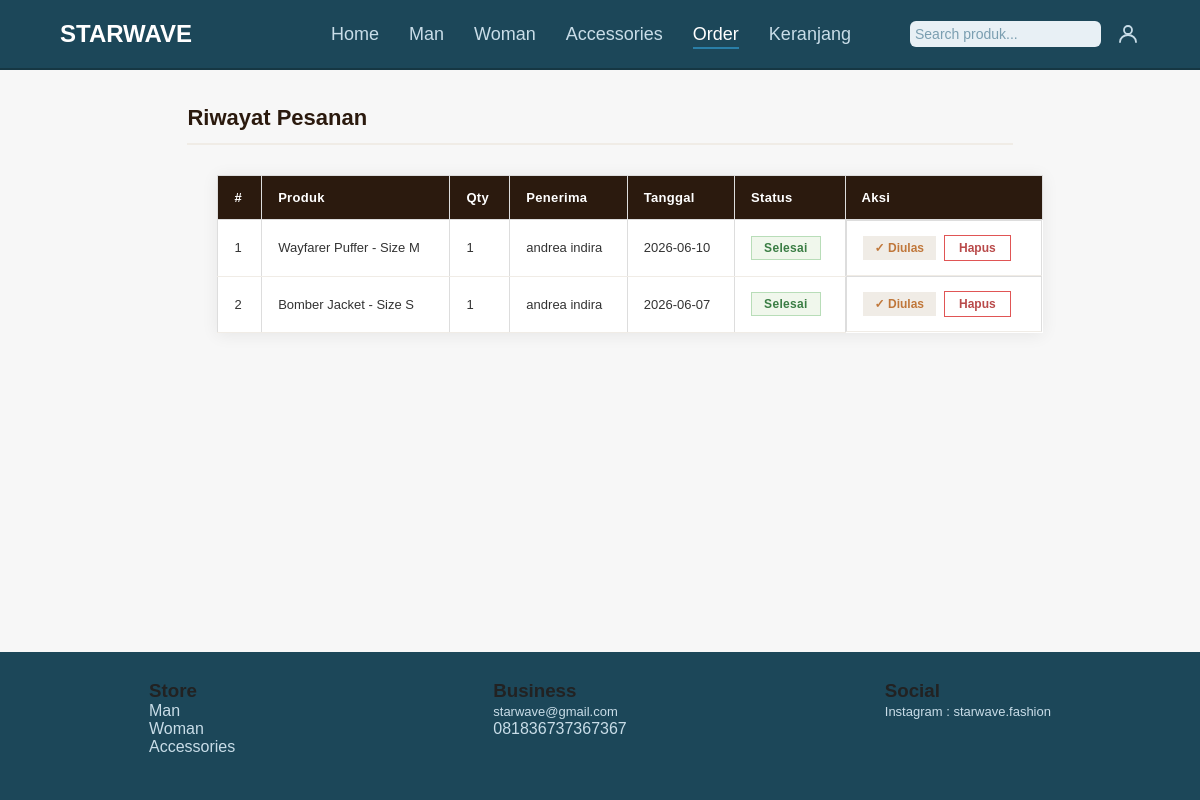
The page /order.php (signed in) on the database as committed earlier.
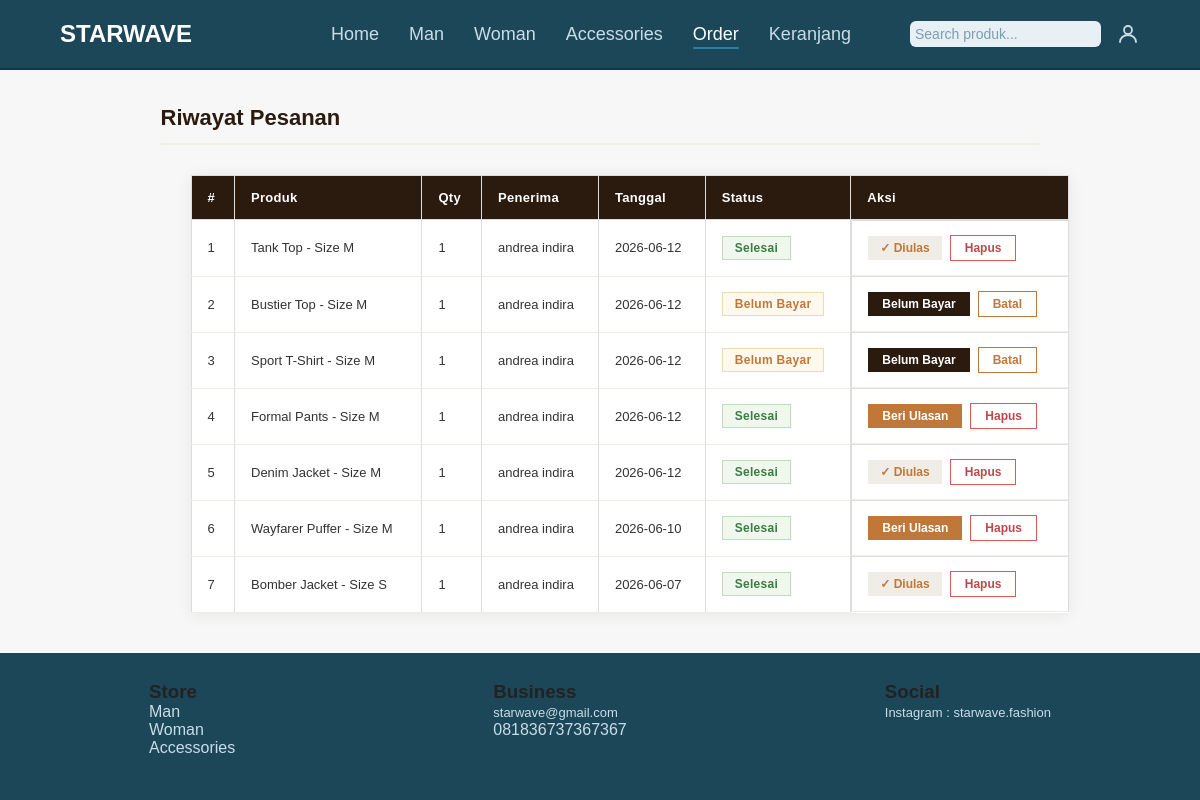
The same page on the database as committed later.
### tables this page shows
CREATE TABLE `orders` (
  `id` int(11) NOT NULL,
  `id_user` int(11) NOT NULL,
  `nama_produk` varchar(150) NOT NULL,
  `qty` int(11) NOT NULL DEFAULT 1,
  `nama_penerima` varchar(100) NOT NULL,
  `email` varchar(100) NOT NULL,
  `tanggal_order` date NOT NULL,
  `status` varchar(50) DEFAULT NULL,
  `created_at` timestamp NOT NULL DEFAULT current_timestamp(),
  `harga` int(11) NOT NULL,
  `total_harga` int(11) NOT NULL,
  `status_bayar` varchar(20) DEFAULT 'unpaid'
);

### order.php (the view, shortened to what this page needs)
<?php
include('config/koneksi.php');
$user_email = $_SESSION['user'];
$user = mysqli_fetch_assoc(mysqli_query($conn,
    "SELECT * FROM users WHERE email='$user_email'"
));
$user_id = $user['id_user'];
$riwayat = mysqli_query($conn,
    "SELECT o.*,
            (SELECT id FROM ulasan WHERE id_order = o.id LIMIT 1) AS sudah_ulasan
     FROM orders o
     WHERE o.id_user='$user_id'
     ORDER BY o.created_at DESC"
);
?>
<!DOCTYPE html>
<html lang="id">
<head>
    <link rel="stylesheet" href="style.css">
    <link rel="stylesheet" href="order.css">
</head>
<body>
<header>
    <nav>
        <h1>STARWAVE</h1>
        <ul>
            <li><a href="index.php">Home</a></li>
            <li><a href="man.php">Man</a></li>
            <li><a href="woman.php">Woman</a></li>
            <li><a href="accessories.php">Accessories</a></li>
            <li><a href="order.php" class="active">Order</a></li>
            <li><a href="keranjang.php">Keranjang</a></li>
        </ul>
        <form action="search.php" method="GET" style="display:inline;">
            <input type="text" name="q" placeholder="Search produk..." style="padding:5px;">
        </form>
        <?php if (isset($_SESSION['user'])): ?>
    <a href="profile.php" style="margin-left:15px; text-decoration:none; color:#333; display:flex; align-items:center;" title="Profile">
        <svg xmlns="http://www.w3.org/2000/svg" width="24" height="24" viewBox="0 0 24 24" fill="none" stroke="currentColor" stroke-width="1.8" stroke-linecap="round" stroke-linejoin="round">
            <circle cx="12" cy="8" r="4"/>
            <path d="M4 20c0-4 3.6-7 8-7s8 3 8 7"/>
        </svg>
    </a>
<?php else: ?>
    <a href="masuk/login.php" style="margin-left:15px; text-decoration:none; color:#333;">Login</a>
<?php endif; ?>
    </nav>
</header>
<main class="ord-container">
    <h2 class="ord-section-title">Riwayat Pesanan</h2>
    <?php if (mysqli_num_rows($riwayat) == 0): ?>
        <p class="ord-no-order">Belum ada pesanan.</p>
    <?php else: ?>
        <table class = "ord-table">
            <tr>
                <th>#</th>
                <th>Produk</th>
                <th>Qty</th>
                <th>Penerima</th>
                <th>Tanggal</th>
                <th>Status</th>
                <th>Aksi</th>
            </tr>
            <?php $no = 1; while ($row = mysqli_fetch_assoc($riwayat)): ?>
                <tr>
                    <td><?= $no++ ?></td>
                    <td><?= htmlspecialchars($row['nama_produk']) ?></td>
                    <td><?= $row['qty'] ?></td>
                    <td><?= htmlspecialchars($row['nama_penerima']) ?></td>
                    <td><?= $row['tanggal_order'] ?></td>
                    <td>
                        <?php if ($row['status'] == 'pending_payment'): ?>
                            <span class="status-badge status-pending">Belum Bayar</span>
                        <?php else: ?>
                            <span class="status-badge status-<?= $row['status'] ?>"><?= ucfirst($row['status']) ?></span>
                        <?php endif; ?>
                    </td>
                    <td class="ord-td-aksi">
                        <?php if ($row['status'] == 'pending_payment'): ?>
                            <a href="payment.php?id=<?= $row['id'] ?>" class="ord-btn-edit">Belum Bayar</a>
                            <a href="#" class="ord-btn-batal" onclick="showModal('Yakin batalkan pesanan ini?', 'order.php?batal=<?= $row['id'] ?>'); return false;">Batal</a>
                        <?php elseif ($row['status'] == 'selesai'): ?>
                            <?php if ($row['sudah_ulasan']): ?>
                                <span class="ord-btn-ulasan-done">✓ Diulas</span>
                            <?php else: ?>
                                <a href="buat_ulasan.php?id=<?= $row['id'] ?>" class="ord-btn-ulasan">Beri Ulasan</a>
                            <?php endif; ?>
                            <a href="#" class="ord-btn-hapus" onclick="showModal('Hapus riwayat ini? Tidak bisa dikembalikan!', 'order.php?hapus=<?= $row['id'] ?>'); return false;">Hapus</a>
                        <?php elseif ($row['status'] == 'batal'): ?>
                            <a href="#" class="btn-hapus" onclick="showModal('Hapus riwayat ini? Tidak bisa dikembalikan!', 'order.php?hapus=<?= $row['id'] ?>'); return false;">Hapus</a>
                        <?php else: ?>
                            <span class="ord-no-aksi">—</span>
                        <?php endif; ?>
                    </td>
                </tr>
            <?php endwhile; ?>
        </table>
    <?php endif; ?>
</main>
<footer>
    <div class="footer-box">
        <div>
            <h3>Store</h3>
            <p>Man</p>
            <p>Woman</p>
            <p>Accessories</p>
        </div>
        <div>
            <h3>Business</h3>
            <p><a href="mailto:starwave@gmail.com">starwave@gmail.com</a></p>
            <p>081836737367367</p>
        </div>
        <div>
            <h3>Social</h3>
            <p><a href="https://instagram.com/starwave" target="_blank">Instagram : starwave.fashion</a></p>
        </div>
    </div>
</footer>
</body>
</html>

Rows that differ between the two databases and show on the page:
added orders: nama_produk "Tank Top - Size M", qty "1", nama_penerima "andrea indira", tanggal_order "2026-06-12", status "Selesai", shows "✓ Diulas"
added orders: nama_produk "Bustier Top - Size M", qty "1", nama_penerima "andrea indira", tanggal_order "2026-06-12", status "Belum Bayar"
added orders: nama_produk "Sport T-Shirt - Size M", qty "1", nama_penerima "andrea indira", tanggal_order "2026-06-12", status "Belum Bayar"
added orders: nama_produk "Formal Pants - Size M", qty "1", nama_penerima "andrea indira", tanggal_order "2026-06-12", status "Selesai"
added orders: nama_produk "Denim Jacket - Size M", qty "1", nama_penerima "andrea indira", tanggal_order "2026-06-12", status "Selesai", shows "✓ Diulas"
computed for orders "Wayfarer Puffer - Size M": text "✓ Diulas" → "Beri Ulasan"
